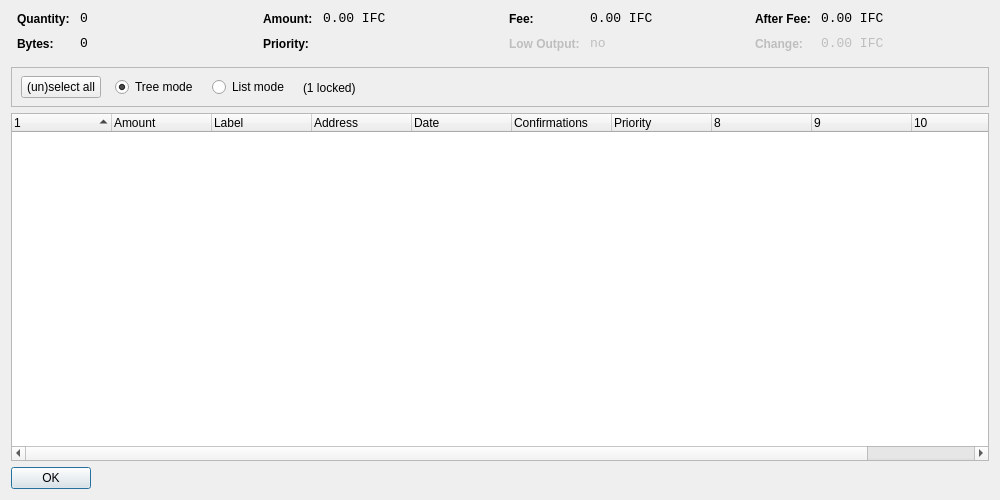
<?xml version="1.0" encoding="UTF-8"?>
<ui version="4.0">
 <class>CoinControlDialog</class>
 <widget class="QDialog" name="CoinControlDialog">
  <property name="geometry">
   <rect>
    <x>0</x>
    <y>0</y>
    <width>1000</width>
    <height>500</height>
   </rect>
  </property>
  <property name="windowTitle">
   <string>Coin Control</string>
  </property>
  <layout class="QVBoxLayout" name="verticalLayout">
   <item>
    <layout class="QHBoxLayout" name="horizontalLayoutTop" stretch="0,0,0,0">
     <property name="topMargin">
      <number>0</number>
     </property>
     <property name="bottomMargin">
      <number>10</number>
     </property>
     <item>
      <layout class="QFormLayout" name="formLayoutCoinControl1">
       <property name="horizontalSpacing">
        <number>10</number>
       </property>
       <property name="verticalSpacing">
        <number>10</number>
       </property>
       <property name="leftMargin">
        <number>6</number>
       </property>
       <property name="rightMargin">
        <number>6</number>
       </property>
       <item row="0" column="0">
        <widget class="QLabel" name="labelCoinControlQuantityText">
         <property name="styleSheet">
          <string notr="true">font-weight:bold;</string>
         </property>
         <property name="text">
          <string>Quantity:</string>
         </property>
        </widget>
       </item>
       <item row="0" column="1">
        <widget class="QLabel" name="labelCoinControlQuantity">
         <property name="font">
          <font>
           <family>Monospace</family>
           <pointsize>10</pointsize>
          </font>
         </property>
         <property name="cursor">
          <cursorShape>IBeamCursor</cursorShape>
         </property>
         <property name="contextMenuPolicy">
          <enum>Qt::ActionsContextMenu</enum>
         </property>
         <property name="text">
          <string notr="true">0</string>
         </property>
         <property name="textInteractionFlags">
          <set>Qt::LinksAccessibleByMouse|Qt::TextSelectableByKeyboard|Qt::TextSelectableByMouse</set>
         </property>
        </widget>
       </item>
       <item row="1" column="0">
        <widget class="QLabel" name="labelCoinControlBytesText">
         <property name="styleSheet">
          <string notr="true">font-weight:bold;</string>
         </property>
         <property name="text">
          <string>Bytes:</string>
         </property>
        </widget>
       </item>
       <item row="1" column="1">
        <widget class="QLabel" name="labelCoinControlBytes">
         <property name="font">
          <font>
           <family>Monospace</family>
           <pointsize>10</pointsize>
          </font>
         </property>
         <property name="cursor">
          <cursorShape>IBeamCursor</cursorShape>
         </property>
         <property name="contextMenuPolicy">
          <enum>Qt::ActionsContextMenu</enum>
         </property>
         <property name="text">
          <string notr="true">0</string>
         </property>
         <property name="textInteractionFlags">
          <set>Qt::LinksAccessibleByMouse|Qt::TextSelectableByKeyboard|Qt::TextSelectableByMouse</set>
         </property>
        </widget>
       </item>
      </layout>
     </item>
     <item>
      <layout class="QFormLayout" name="formLayoutCoinControl2">
       <property name="horizontalSpacing">
        <number>10</number>
       </property>
       <property name="verticalSpacing">
        <number>10</number>
       </property>
       <property name="leftMargin">
        <number>6</number>
       </property>
       <property name="rightMargin">
        <number>6</number>
       </property>
       <item row="0" column="0">
        <widget class="QLabel" name="labelCoinControlAmountText">
         <property name="styleSheet">
          <string notr="true">font-weight:bold;</string>
         </property>
         <property name="text">
          <string>Amount:</string>
         </property>
        </widget>
       </item>
       <item row="0" column="1">
        <widget class="QLabel" name="labelCoinControlAmount">
         <property name="font">
          <font>
           <family>Monospace</family>
           <pointsize>10</pointsize>
          </font>
         </property>
         <property name="cursor">
          <cursorShape>IBeamCursor</cursorShape>
         </property>
         <property name="contextMenuPolicy">
          <enum>Qt::ActionsContextMenu</enum>
         </property>
         <property name="text">
          <string notr="true">0.00 IFC</string>
         </property>
         <property name="textInteractionFlags">
          <set>Qt::LinksAccessibleByMouse|Qt::TextSelectableByKeyboard|Qt::TextSelectableByMouse</set>
         </property>
        </widget>
       </item>
       <item row="1" column="0">
        <widget class="QLabel" name="labelCoinControlPriorityText">
         <property name="styleSheet">
          <string notr="true">font-weight:bold;</string>
         </property>
         <property name="text">
          <string>Priority:</string>
         </property>
        </widget>
       </item>
       <item row="1" column="1">
        <widget class="QLabel" name="labelCoinControlPriority">
         <property name="font">
          <font>
           <family>Monospace</family>
           <pointsize>10</pointsize>
          </font>
         </property>
         <property name="cursor">
          <cursorShape>IBeamCursor</cursorShape>
         </property>
         <property name="contextMenuPolicy">
          <enum>Qt::ActionsContextMenu</enum>
         </property>
         <property name="text">
          <string/>
         </property>
         <property name="textInteractionFlags">
          <set>Qt::LinksAccessibleByMouse|Qt::TextSelectableByKeyboard|Qt::TextSelectableByMouse</set>
         </property>
        </widget>
       </item>
      </layout>
     </item>
     <item>
      <layout class="QFormLayout" name="formLayoutCoinControl3">
       <property name="horizontalSpacing">
        <number>10</number>
       </property>
       <property name="verticalSpacing">
        <number>10</number>
       </property>
       <property name="leftMargin">
        <number>6</number>
       </property>
       <property name="rightMargin">
        <number>6</number>
       </property>
       <item row="0" column="0">
        <widget class="QLabel" name="labelCoinControlFeeText">
         <property name="styleSheet">
          <string notr="true">font-weight:bold;</string>
         </property>
         <property name="text">
          <string>Fee:</string>
         </property>
        </widget>
       </item>
       <item row="0" column="1">
        <widget class="QLabel" name="labelCoinControlFee">
         <property name="font">
          <font>
           <family>Monospace</family>
           <pointsize>10</pointsize>
          </font>
         </property>
         <property name="cursor">
          <cursorShape>IBeamCursor</cursorShape>
         </property>
         <property name="contextMenuPolicy">
          <enum>Qt::ActionsContextMenu</enum>
         </property>
         <property name="text">
          <string notr="true">0.00 IFC</string>
         </property>
         <property name="textInteractionFlags">
          <set>Qt::LinksAccessibleByMouse|Qt::TextSelectableByKeyboard|Qt::TextSelectableByMouse</set>
         </property>
        </widget>
       </item>
       <item row="1" column="0">
        <widget class="QLabel" name="labelCoinControlLowOutputText">
         <property name="enabled">
          <bool>false</bool>
         </property>
         <property name="styleSheet">
          <string notr="true">font-weight:bold;</string>
         </property>
         <property name="text">
          <string>Low Output:</string>
         </property>
        </widget>
       </item>
       <item row="1" column="1">
        <widget class="QLabel" name="labelCoinControlLowOutput">
         <property name="enabled">
          <bool>false</bool>
         </property>
         <property name="font">
          <font>
           <family>Monospace</family>
           <pointsize>10</pointsize>
          </font>
         </property>
         <property name="cursor">
          <cursorShape>IBeamCursor</cursorShape>
         </property>
         <property name="contextMenuPolicy">
          <enum>Qt::ActionsContextMenu</enum>
         </property>
         <property name="text">
          <string>no</string>
         </property>
         <property name="textInteractionFlags">
          <set>Qt::LinksAccessibleByMouse|Qt::TextSelectableByKeyboard|Qt::TextSelectableByMouse</set>
         </property>
        </widget>
       </item>
      </layout>
     </item>
     <item>
      <layout class="QFormLayout" name="formLayoutCoinControl4">
       <property name="horizontalSpacing">
        <number>10</number>
       </property>
       <property name="verticalSpacing">
        <number>10</number>
       </property>
       <property name="leftMargin">
        <number>6</number>
       </property>
       <property name="rightMargin">
        <number>6</number>
       </property>
       <item row="0" column="0">
        <widget class="QLabel" name="labelCoinControlAfterFeeText">
         <property name="styleSheet">
          <string notr="true">font-weight:bold;</string>
         </property>
         <property name="text">
          <string>After Fee:</string>
         </property>
        </widget>
       </item>
       <item row="0" column="1">
        <widget class="QLabel" name="labelCoinControlAfterFee">
         <property name="font">
          <font>
           <family>Monospace</family>
           <pointsize>10</pointsize>
          </font>
         </property>
         <property name="cursor">
          <cursorShape>IBeamCursor</cursorShape>
         </property>
         <property name="contextMenuPolicy">
          <enum>Qt::ActionsContextMenu</enum>
         </property>
         <property name="text">
          <string notr="true">0.00 IFC</string>
         </property>
         <property name="textInteractionFlags">
          <set>Qt::LinksAccessibleByMouse|Qt::TextSelectableByKeyboard|Qt::TextSelectableByMouse</set>
         </property>
        </widget>
       </item>
       <item row="1" column="0">
        <widget class="QLabel" name="labelCoinControlChangeText">
         <property name="enabled">
          <bool>false</bool>
         </property>
         <property name="styleSheet">
          <string notr="true">font-weight:bold;</string>
         </property>
         <property name="text">
          <string>Change:</string>
         </property>
        </widget>
       </item>
       <item row="1" column="1">
        <widget class="QLabel" name="labelCoinControlChange">
         <property name="enabled">
          <bool>false</bool>
         </property>
         <property name="font">
          <font>
           <family>Monospace</family>
           <pointsize>10</pointsize>
          </font>
         </property>
         <property name="cursor">
          <cursorShape>IBeamCursor</cursorShape>
         </property>
         <property name="contextMenuPolicy">
          <enum>Qt::ActionsContextMenu</enum>
         </property>
         <property name="text">
          <string notr="true">0.00 IFC</string>
         </property>
         <property name="textInteractionFlags">
          <set>Qt::LinksAccessibleByMouse|Qt::TextSelectableByKeyboard|Qt::TextSelectableByMouse</set>
         </property>
        </widget>
       </item>
      </layout>
     </item>
    </layout>
   </item>
   <item>
    <widget class="QFrame" name="frame">
     <property name="minimumSize">
      <size>
       <width>0</width>
       <height>40</height>
      </size>
     </property>
     <property name="frameShape">
      <enum>QFrame::StyledPanel</enum>
     </property>
     <property name="frameShadow">
      <enum>QFrame::Sunken</enum>
     </property>
     <widget class="QWidget" name="horizontalLayoutWidget">
      <property name="geometry">
       <rect>
        <x>10</x>
        <y>0</y>
        <width>781</width>
        <height>41</height>
       </rect>
      </property>
      <layout class="QHBoxLayout" name="horizontalLayoutPanel" stretch="0,0,0,0,0">
       <property name="spacing">
        <number>14</number>
       </property>
       <item>
        <widget class="QPushButton" name="pushButtonSelectAll">
         <property name="sizePolicy">
          <sizepolicy hsizetype="Maximum" vsizetype="Fixed">
           <horstretch>0</horstretch>
           <verstretch>0</verstretch>
          </sizepolicy>
         </property>
         <property name="text">
          <string>(un)select all</string>
         </property>
        </widget>
       </item>
       <item>
        <widget class="QRadioButton" name="radioTreeMode">
         <property name="sizePolicy">
          <sizepolicy hsizetype="Maximum" vsizetype="Fixed">
           <horstretch>0</horstretch>
           <verstretch>0</verstretch>
          </sizepolicy>
         </property>
         <property name="text">
          <string>Tree mode</string>
         </property>
         <property name="checked">
          <bool>true</bool>
         </property>
        </widget>
       </item>
       <item>
        <widget class="QRadioButton" name="radioListMode">
         <property name="sizePolicy">
          <sizepolicy hsizetype="Maximum" vsizetype="Fixed">
           <horstretch>0</horstretch>
           <verstretch>0</verstretch>
          </sizepolicy>
         </property>
         <property name="text">
          <string>List mode</string>
         </property>
        </widget>
       </item>
       <item>
        <widget class="QLabel" name="labelLocked">
         <property name="text">
          <string>(1 locked)</string>
         </property>
        </widget>
       </item>
       <item>
        <spacer name="horizontalSpacer">
         <property name="orientation">
          <enum>Qt::Horizontal</enum>
         </property>
         <property name="sizeHint" stdset="0">
          <size>
           <width>40</width>
           <height>20</height>
          </size>
         </property>
        </spacer>
       </item>
      </layout>
     </widget>
    </widget>
   </item>
   <item>
    <widget class="CoinControlTreeWidget" name="treeWidget">
     <property name="contextMenuPolicy">
      <enum>Qt::CustomContextMenu</enum>
     </property>
     <property name="sortingEnabled">
      <bool>false</bool>
     </property>
     <property name="columnCount">
      <number>11</number>
     </property>
     <attribute name="headerShowSortIndicator" stdset="0">
      <bool>true</bool>
     </attribute>
     <attribute name="headerStretchLastSection">
      <bool>false</bool>
     </attribute>
     <column>
      <property name="text">
       <string/>
      </property>
     </column>
     <column>
      <property name="text">
       <string>Amount</string>
      </property>
     </column>
     <column>
      <property name="text">
       <string notr="true">Label</string>
      </property>
     </column>
     <column>
      <property name="text">
       <string>Address</string>
      </property>
     </column>
     <column>
      <property name="text">
       <string>Date</string>
      </property>
     </column>
     <column>
      <property name="text">
       <string>Confirmations</string>
      </property>
      <property name="toolTip">
       <string>Confirmed</string>
      </property>
     </column>
     <column>
      <property name="text">
       <string>Priority</string>
      </property>
     </column>
     <column>
      <property name="text">
       <string/>
      </property>
     </column>
     <column>
      <property name="text">
       <string/>
      </property>
     </column>
     <column>
      <property name="text">
       <string/>
      </property>
     </column>
     <column>
      <property name="text">
       <string/>
      </property>
     </column>
    </widget>
   </item>
   <item>
    <widget class="QDialogButtonBox" name="buttonBox">
     <property name="sizePolicy">
      <sizepolicy hsizetype="Maximum" vsizetype="Fixed">
       <horstretch>0</horstretch>
       <verstretch>0</verstretch>
      </sizepolicy>
     </property>
     <property name="orientation">
      <enum>Qt::Horizontal</enum>
     </property>
     <property name="standardButtons">
      <set>QDialogButtonBox::Ok</set>
     </property>
    </widget>
   </item>
  </layout>
 </widget>
 <customwidgets>
  <customwidget>
   <class>CoinControlTreeWidget</class>
   <extends>QTreeWidget</extends>
   <header>coincontroltreewidget.h</header>
  </customwidget>
 </customwidgets>
 <resources/>
 <connections/>
</ui>
